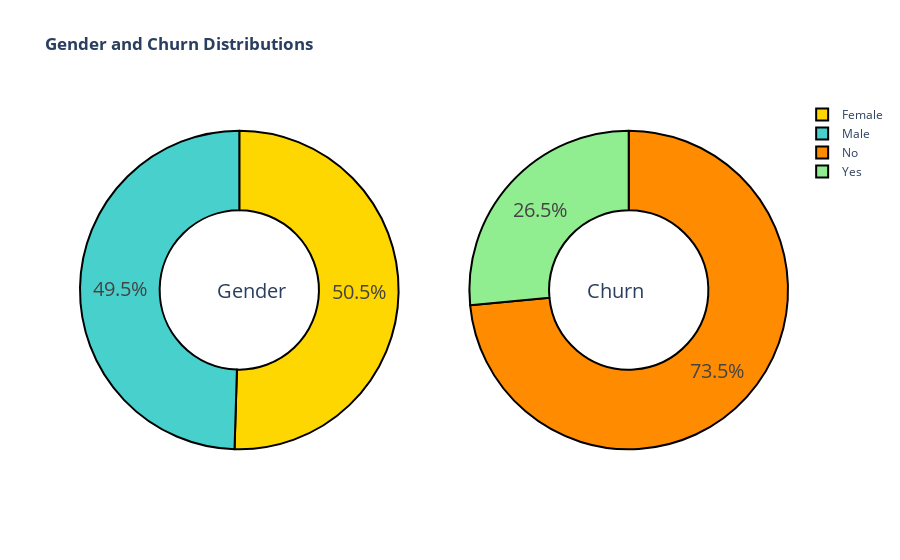

Notebook code for this chart:
### Code cell
fig = make_subplots(rows=1, cols=2, specs=[[{'type':'domain'}, {'type':'domain'}]])

fig.add_trace(go.Pie(labels=data['gender'].unique(), values=data['gender'].value_counts(), name='Gender',
                     marker_colors=['gold', 'mediumturquoise']), 1, 1)
fig.add_trace(go.Pie(labels=data['Churn'].unique(), values=data['Churn'].value_counts(), name='Churn',
                     marker_colors=['darkorange', 'lightgreen']), 1, 2)

fig.update_traces(hole=0.5, textfont_size=20, marker=dict(line=dict(color='black', width=2)))

fig.update_layout(
    title_text='<b>Gender and Churn Distributions<b>',
    # Add annotations in the center of the donut pies.
    annotations=[dict(text='Gender', x=0.19, y=0.5, font_size=20, showarrow=False),
                 dict(text='Churn', x=0.8, y=0.5, font_size=20, showarrow=False)])
iplot(fig)

### Figure 1 — Plotly figure (JSON) as saved in the notebook; plotly's stock layout.template omitted (floating-point values rounded to 4 significant figures)
{"data": [{"domain": {"x": [0, 0.45], "y": [0, 1]}, "hole": 0.5, "labels": ["Female", "Male"], "marker": {"colors": ["gold", "mediumturquoise"], "line": {"color": "black", "width": 2}}, "name": "Gender", "textfont": {"size": 20}, "values": [3555, 3488], "type": "pie"}, {"domain": {"x": [0.55, 1], "y": [0, 1]}, "hole": 0.5, "labels": ["No", "Yes"], "marker": {"colors": ["darkorange", "lightgreen"], "line": {"color": "black", "width": 2}}, "name": "Churn", "textfont": {"size": 20}, "values": [5174, 1869], "type": "pie"}], "layout": {"annotations": [{"font": {"size": 20}, "showarrow": false, "text": "Gender", "x": 0.19, "y": 0.5}, {"font": {"size": 20}, "showarrow": false, "text": "Churn", "x": 0.8, "y": 0.5}], "title": {"text": "<b>Gender and Churn Distributions<b>"}}}
